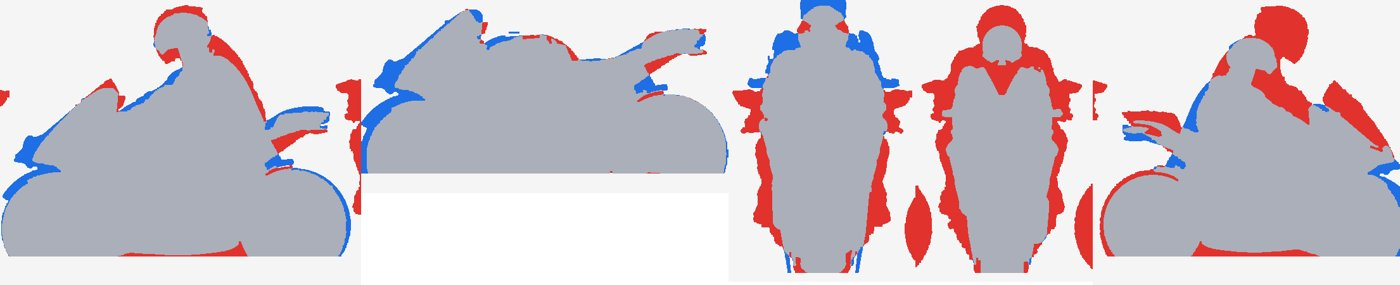

Generate this figure with Python:
# silhouette IoU between the reference sheet and the aligned renders; writes XOR maps
import sys, numpy as np
from scipy.ndimage import binary_fill_holes
from PIL import Image, ImageFilter
S='/tmp/claude-0/-home-claude/508aa4a3-f434-5478-82f1-376ca4166a3b/scratchpad'
tag=sys.argv[1] if len(sys.argv)>1 else 'x'
ref=Image.open('/mnt/user-data/attachments/508aa4a3-f434-5478-82f1-376ca4166a3b/bbc2e0f8-image.jpg').convert('RGB')
boxes={'left':(285,5,855,455),'bikeside':(5,595,585,900),'front':(10,5,305,450),'rear':(805,5,1085,450),'right':(1045,5,1530,455)}
def mask(im, bgsample):
    a=np.asarray(im).astype(int); bg=np.median(bgsample.reshape(-1,3),axis=0)
    d=np.abs(a-bg).sum(-1); m=d>36
    img=Image.fromarray((m*255).astype('uint8')).filter(ImageFilter.MaxFilter(3)).filter(ImageFilter.MinFilter(5)).filter(ImageFilter.MaxFilter(3))
    return binary_fill_holes(np.asarray(img)>127)
res={}
outs=[]
for v,box in boxes.items():
    r=ref.crop(box); o=Image.open(f'{S}/audit/al_{v}.png').convert('RGB').crop(box)
    ra=np.asarray(r); oa=np.asarray(o)
    mr=mask(r, ra[:12,:12]); mo=mask(o, oa[:12,:12])
    # ignore the cast shadow strip on the ground in the reference (bottom 4%)
    h=mr.shape[0]; cut=0.9 if v in ('left','right','bikeside') else 0.97; mr[int(h*cut):]=False; mo[int(h*cut):]=False
    inter=(mr&mo).sum(); uni=(mr|mo).sum(); iou=inter/uni
    res[v]=round(float(iou),3)
    vis=np.full(mr.shape+(3,),245,np.uint8); vis[mr&mo]=(170,175,185); vis[mr&~mo]=(225,50,45); vis[mo&~mr]=(30,110,230)
    outs.append(Image.fromarray(vis))
print(tag, res, 'mean', round(sum(res.values())/len(res),3))
W=sum(i.width for i in outs); H=max(i.height for i in outs); c=Image.new('RGB',(W,H),(255,255,255)); x=0
for i in outs: c.paste(i,(x,0)); x+=i.width
c.save(f'{S}/audit/sil_{tag}.png')
